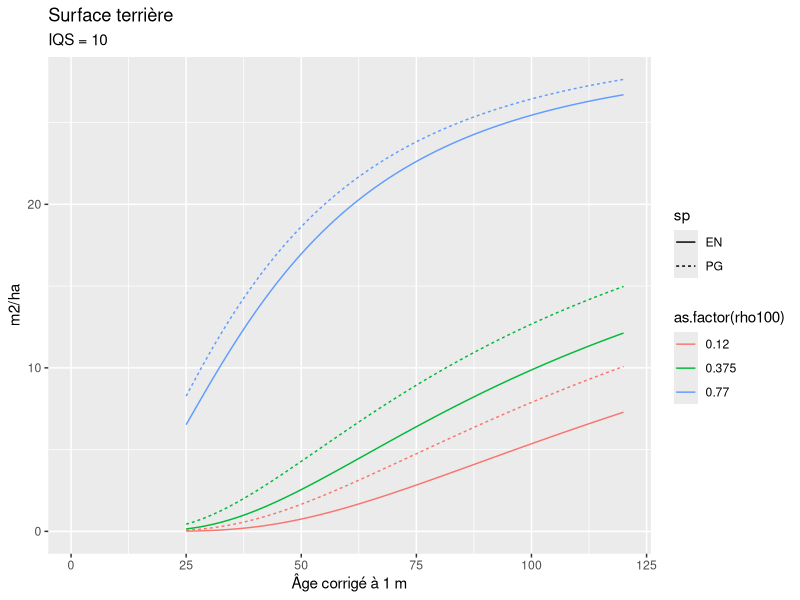
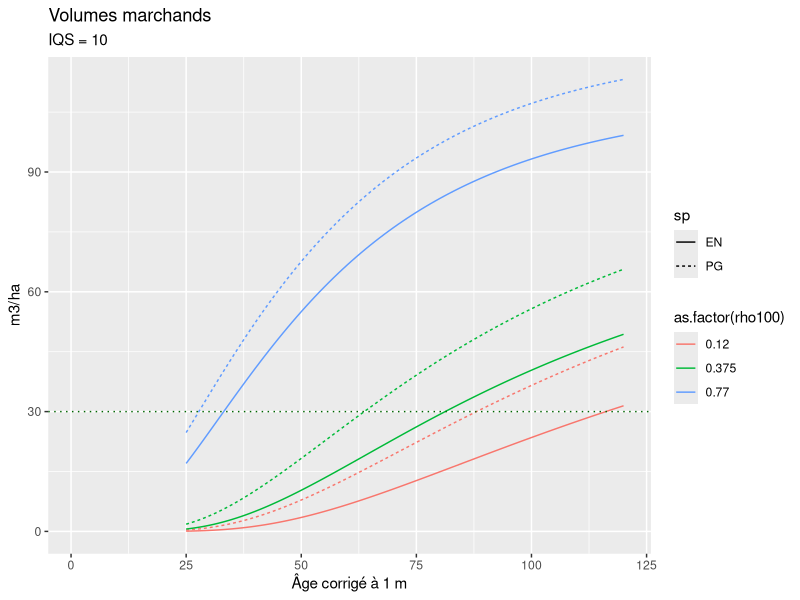

Write R code to recreate these figures, in order.

###################################################
###################################################
### establishing relative density (rho) as a function of stem density and quadratic mean diameter
### Pothier-Savard 1998, p.38, Tab. 5
rhoTable <- read.csv("../data/Pothier-Savard/rho.csv")
rhoCoef <- list()


for(i in 1:nrow(rhoTable)) {
    sp <-  as.character(rhoTable[i,"X"])
    if(sp %in% c("EN", "PG")) {
        rhoCoef[[sp]] <- as.numeric(rhoTable[i,2:3])
    }
}
rm(rhoTable)

## relative density index function (rho; unitless)
rhoFnc <- function(sp, N, Dq, rhoCoef) {
    .N <- N
    .Dq <- Dq
    .sp <- as.character(sp)
    .rhoCoef <- rhoCoef
    
    b1 <- as.numeric(lapply(rhoCoef, function(x) x[1]))
    b2 <- as.numeric(lapply(rhoCoef, function(x) x[2]))
    
    df <- data.frame(N = .N,
                     Dq = .Dq,
                     b1 = b1[match(.sp, names(.rhoCoef))],
                     b2 = b2[match(.sp, names(.rhoCoef))])
    
    x <- apply(df, 1, function(x)  x[1]/((x[2]/(10^x[3]))^(-1/x[4])))
    return(x)
}

###################################################
###################################################
### number of years necessary to grow to 1 m (Ac)
### Pothier-Savard 1998, p.36, Tab. 3

tTable <- read.csv("../data/Pothier-Savard/Ac.csv")
tCoef <- list()

for(i in 1:nrow(tTable)) {
    sp <-  as.character(tTable[i,"X"])
    if(sp %in% c("EN", "PG")) {
        tCoef[[sp]] <- as.numeric(tTable[i,2:3])
    }
}
rm(tTable)

## age at 1 m (years)
tFnc <- function(sp, iqs, tCoef) {
    .sp <- as.character(sp)
    .iqs <- iqs
    .tCoef <- tCoef

    b1 <- as.numeric(lapply(.tCoef, function(x) x[1]))
    b2 <- as.numeric(lapply(.tCoef, function(x) x[2]))

    df <- data.frame(iqs = .iqs,
                     b1 = b1[match(.sp, names(.tCoef))],
                     b2 = b2[match(.sp, names(.tCoef))])

    x <- apply(df, 1, function(x)  x["b1"]*x["iqs"]^x["b2"])
    return(x)
}

# # testing function
# iqs <- 5:15
# 
# df <- data.frame(sp = c(rep("EN",length(iqs)),  rep("PG",length(iqs))),
#                  iqs = rep(iqs, 2))
# df["T1"] <- tFnc(sp = df$sp,
#                        iqs = df$iqs,
#                        tCoef)
# png(filename= paste0("Pothier-Savard_T1.png"),
#     width = 8, height = 5, units = "in", res = 600, pointsize=8)
# 
# ggplot(data = df, aes(x = iqs, y = T1, colour = sp)) +
#     geom_line() +
#     labs(title = "Temps requis pour atteindre 1 m de hauteur")
# 
# dev.off()

###################################################
###################################################
### relative density at 100 years-old (rho100) to relative density (rho)
### Pothier-Savard 1998, p.25, eq. 11

rho100Table <- read.csv("../data/Pothier-Savard/rho100ToRho.csv")
scenesTable <- read.csv("../data/Pothier-Savard/scenescence.csv")
rho100Coef <- list()
scenesCoef <- list()

for(i in 1:nrow(rho100Table)) {
    sp <-  as.character(rho100Table[i,"X"])
    if(sp %in% c("EN", "PG")) {
        rho100Coef[[sp]] <- as.numeric(rho100Table[i,c("b10", "b11")])
        scenesCoef[[sp]] <- list()
        x <- scenesTable[which(scenesTable$X == sp),]
        for (j in 1:nrow(x)) {
            asd <- x[j,"asd"]
            asf <- x[j,"asf"]
            scenesCoef[[sp]][[as.character(x[j,"iqs"])]] <- list()
            scenesCoef[[sp]][[as.character(x[j,"iqs"])]]["asd"] <- asd
            scenesCoef[[sp]][[as.character(x[j,"iqs"])]]["asf"] <- asf
            
        }
    }
}

rm(rho100Table)
rm(scenesTable)

## relative density (rho, unitless)
rho100ToRhoFnc <- function(rho100, sp, Ac, iqs, rho100Coef, scenesCoef = NULL, withSenescence) {
    .rho100 <- rho100
    .sp <- as.character(sp)
    .Ac <- Ac #+ 25
    .iqs <- iqs
    .rho100Coef <- rho100Coef
    .scenesCoef <- scenesCoef

    b10 <- as.numeric(lapply(.rho100Coef, function(x) x[1]))
    b11 <- as.numeric(lapply(.rho100Coef, function(x) x[2]))

    df <- data.frame(rho100 = .rho100,
                     Ac = .Ac,
                     iqs = .iqs,
                     b10 = b10[match(.sp, names(.rho100Coef))],
                     b11 = b11[match(.sp, names(.rho100Coef))],
                     stringsAsFactors = F)


    if(withSenescence) {
        .asd <- .asf <- rep(NA, length(.sp))
        for(i in 1:nrow(df)) {
            iqsCls <- df[i, "iqs"] %/% 3 *3
            iqsMin <- min(as.numeric(names(.scenesCoef[[.sp[i]]])))
            if(iqsCls < iqsMin) {
                iqsCls <- iqsMin
            }
            .asd[i] <- .scenesCoef[[.sp[i]]][[as.character(iqsCls)]]$asd
            .asf[i] <- .scenesCoef[[.sp[i]]][[as.character(iqsCls)]]$asf
        }
        
        
        df <- data.frame(df,
                         asd = .asd,
                         asf = .asf)
    }

    ## original equation
    x <- apply(df, 1, function(x)  exp((x["b10"] + (x["b11"]*x["rho100"]))/x["Ac"]))
    
    ## with additional term for scenenscence
    if(withSenescence) {
        df[,"x"] <- x
            ## with additionnal correction for senescence
        x <- apply(df, 1, function(x)  ifelse(x["Ac"] <= x["asd"], x["x"],
                                              ifelse(x["Ac"] > x["asf"], 0,
                                                     x["x"] * (1 - (x["Ac"]- x["asd"])^2/(x["asf"] - x["asd"])^2))))
    }
    
    return(x)
}


# ## testing function and visualizing results
# nYears <- 300
# rho100 <- 0.5
# iqs <- 10
# # t1 <- tFnc(sp = c(rep("EN", nYears), rep("PG", nYears)),
# #            iqs = 9,
# #            tCoef = tCoef)
# 
# df <- data.frame(rho100 = rep(rho100, nYears*2),
#                  sp = c(rep("EN", nYears), rep("PG", nYears)),
#                  iqs = iqs,
#                  Ac = rep(1:nYears, 2))
# 
# df[,"rho"] <- rho100ToRhoFnc(rho100 = df$rho100 ,
#                       sp = df$sp,
#                       Ac = df$Ac,
#                       iqs = df$iqs,
#                       rho100Coef = rho100Coef,
#                       scenesCoef  = scenesCoef,
#                       withSenescence = F)
# 
# require(ggplot2)
# 
# png(filename= paste0("Pothier-Savard_rho100ToRho.png"),
#     width = 8, height = 5, units = "in", res = 600, pointsize=8)
# 
# ggplot(data = df, aes(x = Ac, y = rho, colour = sp)) +
#     geom_line() +
#     labs(subtitle = paste("rho100 =", rho100),
#          title = "Indice de densité relative (rho) en fonction de la densité relative à 100 ans (rho100)")
# 
# dev.off()

###################################################
###################################################
### Dominant height (Hd)
### Pothier-Savard 1998, p.39, Tab. 6

HdTable <- read.csv("../data/Pothier-Savard/Hd.csv")
HdCoef <- list()

for(i in 1:nrow(HdTable)) {
    sp <-  as.character(HdTable[i,"X"])
    if(sp %in% c("EN", "PG")) {
        HdCoef[[sp]] <- as.numeric(HdTable[i,2:7])
    }
}
rm(HdTable)

## Dominant height (m)
HdFnc <- function(sp, Ac, iqs, HdCoef) {
    .iqs <- iqs
    .sp <- as.character(sp)
    .Ac <- Ac
    .HdCoef <- HdCoef

    b10 <- as.numeric(lapply(.HdCoef, function(x) x[1]))
    b11 <- as.numeric(lapply(.HdCoef, function(x) x[2]))
    b12 <- as.numeric(lapply(.HdCoef, function(x) x[3]))
    b13 <- as.numeric(lapply(.HdCoef, function(x) x[4]))
    b14 <- as.numeric(lapply(.HdCoef, function(x) x[5]))
    b15 <- as.numeric(lapply(.HdCoef, function(x) x[6]))
    
    
    df <- data.frame(iqs = .iqs,
                     Ac = .Ac,
                     b10 = b10[match(.sp, names(.HdCoef))],
                     b11 = b11[match(.sp, names(.HdCoef))],
                     b12 = b12[match(.sp, names(.HdCoef))],
                     b13 = b13[match(.sp, names(.HdCoef))],
                     b14 = b14[match(.sp, names(.HdCoef))],
                     b15 = b15[match(.sp, names(.HdCoef))])

    x <- apply(df, 1, function(x)  x["b10"] + ((x["b11"]*(x["iqs"]^x["b12"])) *
                                                   (1-exp(-x["b13"]*x["Ac"]))^(x["b14"]*x["iqs"]^(-x["b15"]))))
    return(x)
}


# ### testing function and visualizing results
# nYears <- 130
# iqs <- 10
# df <- data.frame(iqs = rep(iqs, nYears*2),
#                  sp = c(rep("EN", nYears), rep("PG", nYears)),
#                  Ac = rep(1:nYears, 2))
# 
# df[,"Hd"] <- HdFnc(iqs = df$iqs,
#                   sp = df$sp,
#                   Ac = df$Ac,
#                   HdCoef = HdCoef)
# 
# require(ggplot2)
# png(filename= paste0("Pothier-Savard_Hd.png"),
#     width = 8, height = 5, units = "in", res = 600, pointsize=8)
# 
# 
# ggplot(data = df, aes(x = Ac, y = Hd, colour = sp)) +
#     geom_line() +
#     labs(subtitle = paste("IQS =", iqs))
# 
# dev.off()


###################################################
###################################################
### Quadratic mean diameter (Dq)
### Pothier-Savard 1998, p.40, Tab. 7

DqTable <- read.csv("../data/Pothier-Savard/Dq.csv")
DqCoef <- list()

for(i in 1:nrow(DqTable)) {
    sp <-  as.character(DqTable[i,"X"])
    if(sp %in% c("EN", "PG")) {
        DqCoef[[sp]] <- as.numeric(DqTable[i,2:5])
    }
}
rm(DqTable)

## Quadratic mean diameter (cm)
DqFnc <- function(sp, Ac, iqs, rho100,
                  HdCoef = HdCoef, DqCoef = DqCoef,
                  rho100Coef = rho100Coef, scenesCoef = NULL,
                  merchantable = T, withSenescence = F) {
    .sp <- as.character(sp)
    .Ac <- Ac
    .iqs <- iqs
    .rho100 <- rho100
    .rho100Coef <- rho100Coef
    .scenesCoef <- scenesCoef
    .withSenescence <- withSenescence
    .rho <- rho100ToRhoFnc(rho100 = .rho100, sp = .sp, iqs = .iqs, Ac = .Ac,
                           rho100Coef = .rho100Coef, scenesCoef = .scenesCoef,
                           withSenescence = .withSenescence)
    .HdCoef <- HdCoef
    .DqCoef <- DqCoef
    
    
    b21 <- as.numeric(lapply(.DqCoef, function(x) x[1]))
    b22 <- as.numeric(lapply(.DqCoef, function(x) x[2]))
    b23 <- as.numeric(lapply(.DqCoef, function(x) x[3]))
    b24 <- as.numeric(lapply(.DqCoef, function(x) x[4]))

    .Hd <- HdFnc(sp = .sp, Ac = .Ac, iqs = .iqs, HdCoef = .HdCoef)
    
    #_psb21*_psb22^Hd*.Ac^_psb23*rho^_psb24
    
    df <- data.frame(Hd = .Hd,
                     Ac = .Ac,
                     rho = .rho,
                     b21 = b21[match(.sp, names(.DqCoef))],
                     b22 = b22[match(.sp, names(.DqCoef))],
                     b23 = b23[match(.sp, names(.DqCoef))],
                     b24 = b24[match(.sp, names(.DqCoef))])
    
    x <- apply(df, 1, function(x)  x["b21"] * (x["b22"]^x["Hd"]) * (x["Ac"]^x["b23"]) * (x["rho"]^x["b24"]))
    if(merchantable) {
        x[x<=9] <- NA
    }
    x[which(df$Ac < 25)] <- NA
    return(x)
}

# ### testing function and visualizing results
# require(dplyr)
# nYears <- 150
# iqs <- 10
# rho100 <- 1
# 
# 
# df <- data.frame(sp = c(rep("EN", nYears), rep("PG", nYears)),
#                  Ac = rep(1:nYears, 2),
#                  iqs = iqs,
#                  rho100 = rho100)
# df["Dq"] <- DqFnc(sp = df$sp,
#                   Ac = df$Ac,
#                   iqs = df$iqs,
#                   rho100 = df$rho100,
#                   HdCoef = HdCoef,
#                   DqCoef = DqCoef,
#                   rho100Coef = rho100Coef,
#                   merchantable = T, withSenescence = F)
# 
# require(ggplot2)
# png(filename= paste0("Pothier-Savard_Dq.png"),
#     width = 8, height = 5, units = "in", res = 600, pointsize=8)
# 
# ggplot(data = df, aes(x = Ac, y = Dq, colour = sp)) +
#     geom_line() +
#     xlim(0, max(df$Ac)) +
#     labs(subtitle = paste("IQS =", iqs, "\nrho100 = ", rho100))
# 
# dev.off()


###################################################
###################################################
### Basal area (sq-m/ha, merchantable)
### Pothier-Savard 1998, p.41, Tab. 8

GTable <- read.csv("../data/Pothier-Savard/G.csv")
GCoef <- list()

for(i in 1:nrow(GTable)) {
    sp <-  as.character(GTable[i,"X"])
    if(sp %in% c("EN", "PG")) {
        GCoef[[sp]] <- as.numeric(GTable[i,2:7])
    }
}
rm(GTable)

## basal area (sq-m/ha)
GFnc <- function(sp, Ac, iqs, rho100,
                 HdCoef, GCoef,
                 rho100Coef = rho100Coef, scenesCoef = NULL, withSenescence,
                 DqCoef = NULL, merchantable = T) {
    
    .sp <- as.character(sp)
    .Ac <- Ac
    .iqs <- iqs
    .rho100 <- rho100
    .rho100Coef <- rho100Coef
    .DqCoef <- DqCoef
    .HdCoef <- HdCoef
    .GCoef <- GCoef
    .withSenescence <- withSenescence
    
    .rho <- rho100ToRhoFnc(rho100 = .rho100, sp = .sp, iqs = .iqs, Ac = .Ac,
                           rho100Coef = .rho100Coef, withSenescence = .withSenescence)
    .scenesCoef <- scenesCoef
    .merchantable <- merchantable
    
    b31 <- as.numeric(lapply(.GCoef, function(x) x[1]))
    b32 <- as.numeric(lapply(.GCoef, function(x) x[2]))
    b33 <- as.numeric(lapply(.GCoef, function(x) x[3]))
    b34 <- as.numeric(lapply(.GCoef, function(x) x[4]))
    b35 <- as.numeric(lapply(.GCoef, function(x) x[5]))
    b36 <- as.numeric(lapply(.GCoef, function(x) x[6]))
    
    .Hd <-  HdFnc(sp = .sp, Ac = .Ac, iqs = .iqs, HdCoef = .HdCoef)
    if(merchantable) {
        .Dq <- DqFnc(sp = .sp, Ac = .Ac, iqs = .iqs, rho100 = .rho100,
                     HdCoef = .HdCoef, DqCoef = .DqCoef, scenesCoef = .scenesCoef,
                     rho100Coef = .rho100Coef, merchantable = .merchantable, withSenescence = .withSenescence)    
    }
    
    
    df <- data.frame(Hd = .Hd,
                     Ac = .Ac,
                     rho = .rho,
                     b31 = b31[match(.sp, names(.GCoef))],
                     b32 = b32[match(.sp, names(.GCoef))],
                     b33 = b33[match(.sp, names(.GCoef))],
                     b34 = b34[match(.sp, names(.GCoef))],
                     b35 = b35[match(.sp, names(.GCoef))],
                     b36 = b36[match(.sp, names(.GCoef))])

    x <- apply(df, 1, function(x)  x["b31"] * x["Hd"]^x["b32"] * x["b33"]^x["Hd"] *
                   x["Ac"]^x["b34"] * x["rho"]^x["b35"] * exp(x["b36"]/x["Ac"]) )
    if(merchantable) {
        x[is.na(.Dq)] <- NA
    }
    x[which(df$Ac < 25)] <- NA
    
    return(x)
}

### testing function and visualizing results
require(dplyr)

nYears <- 120
rho100 <- c(0.12, 0.375, 0.77)
iqs <- c(10)


df <- data.frame(Ac = rep(1:nYears, length(rho100)*2),
                 sp = c(rep("EN", nYears*length(rho100)), rep("PG", nYears*length(rho100))),
                 rho100 = rep(c(rep(rho100[1], nYears),
                                rep(rho100[2], nYears),
                                rep(rho100[3], nYears)),2),
                 iqs = iqs)
df[,"G"] <- GFnc(sp =  df$sp, Ac = df$Ac,  iqs = df$iqs, rho100 = df$rho100,
                 HdCoef = HdCoef, DqCoef = DqCoef, GCoef = GCoef, merchantable = F,
                 rho100Coef = rho100Coef, withSenescence = F)


require(ggplot2)
png(filename= paste0("Pothier-Savard_G.png"),
    width = 8, height = 5, units = "in", res = 600, pointsize=8)

ggplot(data = df, aes(x = Ac, y = G, colour = as.factor(rho100), linetype = sp)) +
    geom_line() +
    labs(title = "Surface terrière",
        subtitle = paste("IQS =", iqs),
        x = "Âge corrigé à 1 m",
        y = "m2/ha")

dev.off()


###################################################
###################################################
### Merchandable volume
### Pothier-Savard 1998, p.41, Tab. 8

VTable <- read.csv("../data/Pothier-Savard/V.csv")

VCoef <- list()
for(i in 1:nrow(VTable)) {
    sp <-  as.character(VTable[i,"X"])
    if(sp %in% c("EN", "PG")) {
        VCoef[[sp]] <- as.numeric(VTable[i,2:5])
    }
}
rm(VTable)

## merchantable volume (cub-m/ha)
VFnc <- function(sp, Ac, iqs, rho100,
                 HdCoef, GCoef, DqCoef, VCoef,
                 rho100Coef = rho100Coef, merchantable = T,
                 scenesCoef = NULL, withSenescence) {
    
    .Ac <- Ac
    .iqs <- iqs
    .sp <- as.character(sp)
    .rho100 <- rho100
    .rho100Coef <- rho100Coef
    .scenesCoef <- scenesCoef
    .withSenescence <- withSenescence
    # .rho <- rho100ToRhoFnc(rho100 = .rho100, sp = sp, iqs = .iqs,
    #                        Ac = Ac, rho100Coef = rho100Coef,
    #                        withSenescence = .withSenescence)
    .HdCoef <- HdCoef
    .DqCoef <- DqCoef
    .VCoef <- VCoef
    .GCoef <- GCoef
    .merchantable <- merchantable
    
    b41 <- as.numeric(lapply(.VCoef, function(x) x[1]))
    b42 <- as.numeric(lapply(.VCoef, function(x) x[2]))
    b43 <- as.numeric(lapply(.VCoef, function(x) x[3]))
    b44 <- as.numeric(lapply(.VCoef, function(x) x[4]))
    
    ##
    df <- data.frame(iqs = .iqs,
                     Ac = .Ac,
                     rho100 = .rho100,
                     b41 = b41[match(.sp, names(.VCoef))],
                     b42 = b42[match(.sp, names(.VCoef))],
                     b43 = b43[match(.sp, names(.VCoef))],
                     b44 = b44[match(.sp, names(.VCoef))])
    
    df[,"Hd"] <- HdFnc(sp = .sp, Ac = .Ac, iqs = .iqs, HdCoef = .HdCoef)
    df[,"Dq"] <- DqFnc(sp = .sp, Ac = .Ac, iqs = .iqs, rho100 = .rho100,
                       HdCoef = .HdCoef, DqCoef = .DqCoef,
                       merchantable = .merchantable,
                       rho100Coef = .rho100Coef,
                       withSenescence = .withSenescence, scenesCoef = .scenesCoef)
    df[,"G"] <- GFnc(sp =  .sp, Ac = .Ac,  iqs = .iqs, rho100 = .rho100,
                     HdCoef = .HdCoef, DqCoef = .DqCoef, GCoef = .GCoef, merchantable = .merchantable,
                     rho100Coef = .rho100Coef, withSenescence = .withSenescence)
    

    x <- apply(df, 1, function(x)  x["b41"] * x["Hd"]^x["b42"] * x["G"]^x["b43"] * x["Dq"]^x["b44"])
    
    return(x)
}

### testing function and visualizing results
require(dplyr)
nYears <- 120
rho100 <- c(0.12, 0.375, 0.77)
iqs <- c(10)


df <- data.frame(Ac = rep(1:nYears, 2*length(rho100)),
                 sp = c(rep("EN", nYears*length(rho100)), rep("PG", nYears*length(rho100))),
                 iqs = iqs,
                 rho100 = rep(c(rep(rho100[1], nYears),
                                rep(rho100[2], nYears),
                                rep(rho100[3], nYears)),2))

df[,"V"] <- VFnc(sp = df$sp, Ac = df$Ac, iqs = df$iqs, rho100 = df$rho100,
                 rho100Coef = rho100Coef, HdCoef = HdCoef, GCoef = GCoef, DqCoef = DqCoef, VCoef = VCoef, merchantable = F,
                 scenesCoef = NULL, withSenescence = F)


require(ggplot2)
png(filename= paste0("Pothier-Savard_V.png"),
    width = 8, height = 5, units = "in", res = 600, pointsize=8)

ggplot(data = df, aes(x = Ac, y = V, colour = as.factor(rho100), linetype = sp)) +
    geom_line() +
    labs(title = "Volumes marchands",
        subtitle = paste("IQS =", iqs),
        x = "Âge corrigé à 1 m",
        y = "m3/ha") +
    geom_hline(yintercept = 30, linetype = "dotted", colour = "darkgreen")

dev.off()
